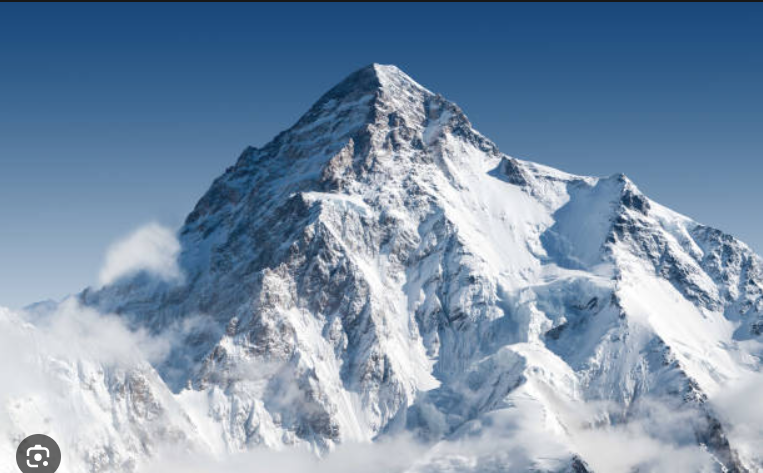
#> input picture mountain_ image.png, 763 x 473 px, given in place of mountain_image.png, which was not available
$ python 'background removal.py'
#> lines starting #> are read from the running program, lines starting #| are printed output that depends on the picture; after the words box and inside, x2 and y2 are one past the last pixel; in counts of white or black regions, pixels touching at a corner belong together; pictures that were not available may be replaced by others from this repository, and a replacement may not be noted
# import cv2 to capture videofeed
import cv2

import numpy as np

# attach camera indexed as 0
camera = cv2.VideoCapture(0)

# setting framewidth and frameheight as 640 X 480
camera.set(3 , 640)
camera.set(4 , 480)

# loading the mountain image
mountain = cv2.imread('mountain_image.png')
#> mountain is the input picture: shape (473, 763, 3); mean B, G, R 170.6, 146.1, 123.4

# resizing the mountain image as 640 X 480
mountain = cv2.resize(mountain , (640 , 480))
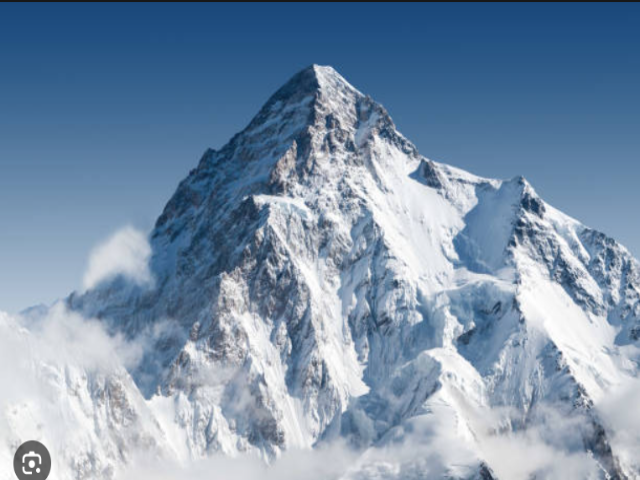
#> mountain: shape (480, 640, 3); mean B, G, R 170.5, 146, 123.3

while True:

    # read a frame from the attached camera
    status , frame = camera.read()

    # if we got the frame successfully
    if status:

        # flip it
        frame = cv2.flip(frame , 1)
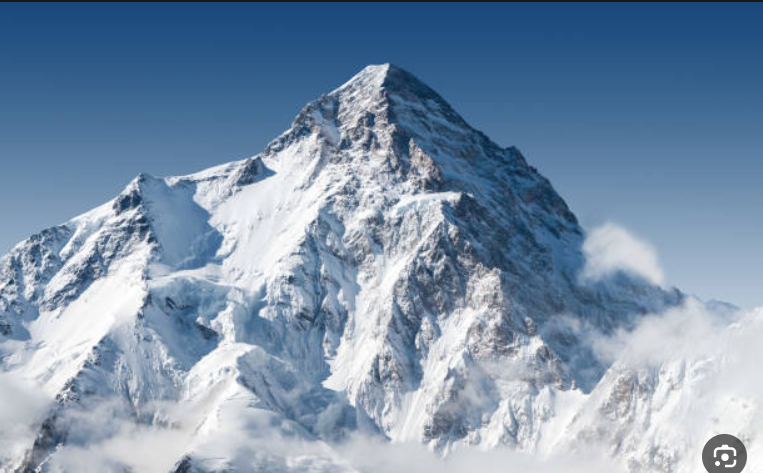
#> frame: shape (473, 763, 3); mean B, G, R 170.6, 146.1, 123.4

        # converting the image to RGB for easy processing
        frame_rgb = cv2.cvtColor(frame , cv2.COLOR_BGR2RGB)

        # creating thresholds
        lower_bound = np.array([100, 100, 100])
        upper_bound = np.array([255, 255, 255])

        # thresholding image
        mask = cv2.inRange(frame_rgb, lower_bound, upper_bound)
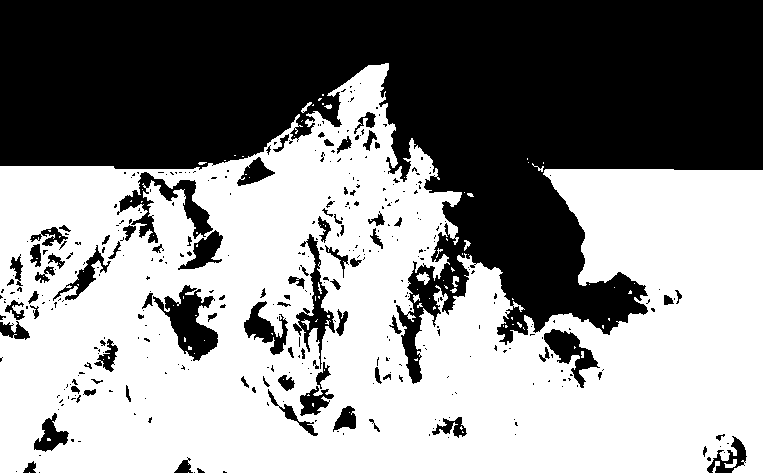
#> mask: shape (473, 763); 55.3% white; 383 black regions (295 under 20 px), largest, box (x1, y1, x2, y2) and area: (0, 0, 763, 384) 141812, (153, 285, 218, 361) 2225, (117, 172, 213, 243) 2007

        # inverting the mask
        mask = cv2.bitwise_not(mask)

        # bitwise and operation to extract foreground / person
#> (the run stopped early here; a loop or call above may not have finished)
